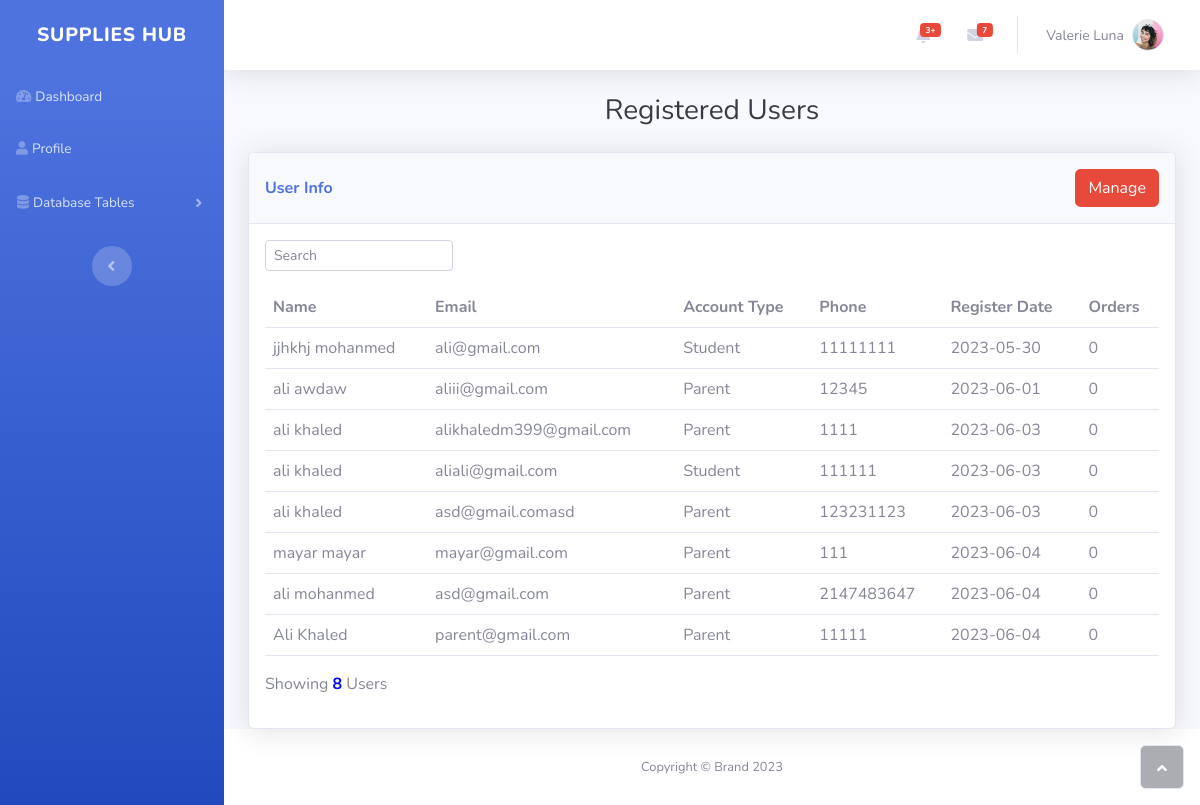
The app's page /admin-ViewUsers.php, older data.
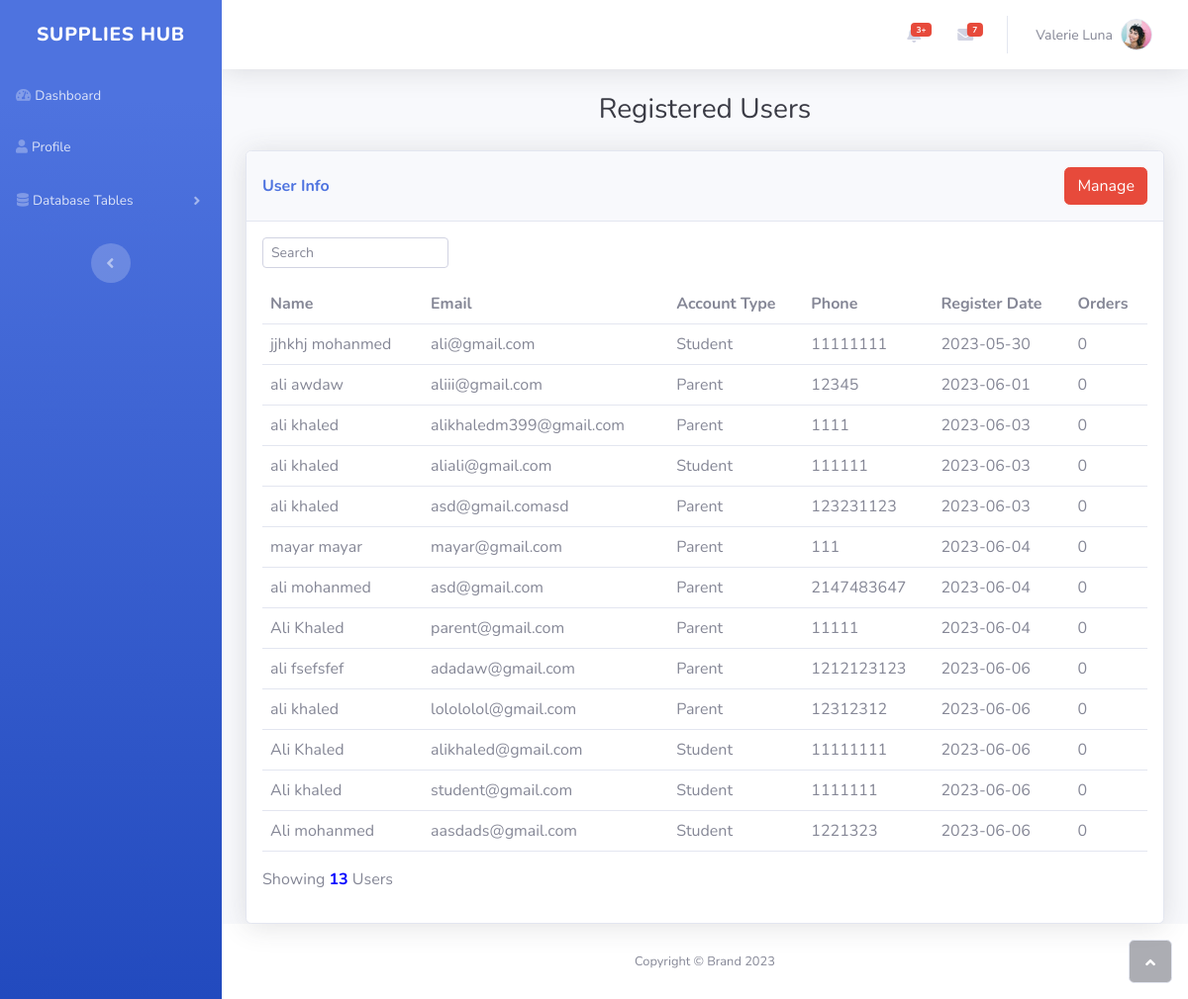
The same page, newer data.
### tables this page shows
CREATE TABLE `usersclass` (
  `id` int(11) NOT NULL,
  `acctype` varchar(255) NOT NULL,
  `email` varchar(255) NOT NULL,
  `password` varchar(255) NOT NULL,
  `fname` varchar(255) NOT NULL,
  `lname` varchar(255) NOT NULL,
  `phone` int(11) DEFAULT NULL,
  `registerdate` date DEFAULT NULL
);

### admin-ViewUsers.php (the view, shortened to what this page needs)
<!DOCTYPE html>
<html lang="en">
<?php
require_once("connect.php");
$sql = "SELECT * FROM usersclass";
$result = mysqli_query($conn, $sql);
?>
<head>
    <link rel="stylesheet" href="assets/bootstrap/css/bootstrap.min.css">
    <link rel="stylesheet" href="https://use.fontawesome.com/releases/v5.12.0/css/all.css">
</head>
<body id="page-top">
    <div id="wrapper">
        <?php
        include("admin-sidebar.php");
        ?>
        <div class="d-flex flex-column" id="content-wrapper">
            <div id="content">
                <?php include("admin-topbar.php"); ?>
                <div class="container-fluid">
                    <h3 class="text-dark mb-4 text-center">Registered Users</h3>
                    <div class="card shadow">
                        <div class="card-header py-3 text-nowrap d-flex justify-content-between align-items-center">
                            <p class="text-primary m-0 fw-bold">User Info</p>
                            <a href="admin-ManageUsers.php" style="display:flex; text-decoration: none;">
                                <button class="btn btn-danger">Manage</button>
                            </a>
                        </div>
                        <div class="card-body">
                            <div class="row">
                                <div class="col-md">
                                    <div class="text-md-start dataTables_filter" id="dataTable_filter"><label class="form-label"><input type="search" class="form-control form-control-sm" aria-controls="dataTable" placeholder="Search"></label></div>
                                </div>
                            </div>
                            <div class="table-responsive table mt-2" id="dataTable" role="grid" aria-describedby="dataTable_info">
                                <table class="table my-0" id="dataTable">
                                    <thead>
                                        <tr>
                                            <th>Name</th>
                                            <th>Email</th>
                                            <th>Account Type</th>
                                            <th>Phone</th>
                                            <th>Register Date</th>
                                            <th>Orders</th>
                                        </tr>
                                    </thead>
                                    <tbody>
                                        <?php
                                        while ($row = mysqli_fetch_assoc($result)) {
                                            echo "<tr>
                                            <td>" . $row['fname'] . " " . $row['lname'] . "</td>";
                                            echo "<td>" . $row['email'] . "</td>";
                                            echo "<td>" . $row['acctype'] . "</td>";
                                            echo "<td>" . $row['phone'] . "</td>";
                                            echo "<td>" . $row['registerdate'] . "</td>";
                                            $sqlOrders = "SELECT COUNT(*) AS ordersmade FROM orders WHERE userid = " . $row['id'];
                                            $resultOrders = mysqli_query($conn, $sqlOrders);
                                            $rowOrders = mysqli_fetch_assoc($resultOrders);
                                            echo "<td>" . $rowOrders['ordersmade'] . "</td>";
                                            echo "</tr>";
                                        }
                                        ?>
                                    </tbody>
                                </table>
                            </div>
                            <div class="row">
                                <div class="col-md-6 align-self-center">
                                    <?php
                                    $sqlCount = "SELECT COUNT(*) AS total FROM usersclass";
                                    $resultCount = mysqli_query($conn, $sqlCount);
                                    $rowCount = mysqli_fetch_assoc($resultCount);
                                    ?>
                                    <p id="dataTable_info" class="dataTables_info" role="status" aria-live="polite">Showing <b style="color:blue"><?php echo $rowCount['total']; ?></b> Users</p>
                                </div>
                                <div class="col-md-6">
                                </div>
                            </div>
                        </div>
                    </div>
                </div>
            </div>
            <footer class="bg-white sticky-footer">
                <div class="container my-auto">
                    <div class="text-center my-auto copyright"><span>Copyright © Brand 2023</span></div>
                </div>
            </footer>
        </div><a class="border rounded d-inline scroll-to-top" href="#page-top"><i class="fas fa-angle-up"></i></a>
    </div>
</body>
</html>

Row changes from the older to the newer data that the page shows:
added usersclass: fname "ali", lname "fsefsfef", email "adadaw@gmail.com", acctype "Parent", phone "1212123123", registerdate "2023-06-06", ordersmade "0"
added usersclass: fname "ali", lname "khaled", email "lolololol@gmail.com", acctype "Parent", phone "12312312", registerdate "2023-06-06", ordersmade "0"
added usersclass: fname "Ali", lname "Khaled", email "alikhaled@gmail.com", acctype "Student", phone "11111111", registerdate "2023-06-06", ordersmade "0"
added usersclass: fname "Ali", lname "khaled", email "student@gmail.com", acctype "Student", phone "1111111", registerdate "2023-06-06", ordersmade "0"
added usersclass: fname "Ali", lname "mohanmed", email "aasdads@gmail.com", acctype "Student", phone "1221323", registerdate "2023-06-06", ordersmade "0"
Text that changed along with them:
$rowCount['total']: "8" → "13"
